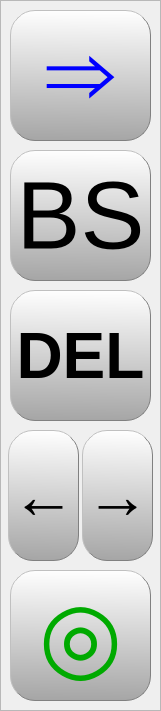
  <widget class="QFrame" name="frame">
   <property name="geometry">
    <rect>
     <x>990</x>
     <y>50</y>
     <width>161</width>
     <height>711</height>
    </rect>
   </property>
   <property name="frameShape">
    <enum>QFrame::StyledPanel</enum>
   </property>
   <property name="frameShadow">
    <enum>QFrame::Raised</enum>
   </property>
   <widget class="QPushButton" name="BEnter">
    <property name="geometry">
     <rect>
      <x>10</x>
      <y>570</y>
      <width>141</width>
      <height>131</height>
     </rect>
    </property>
    <property name="palette">
     <palette>
      <active>
       <colorrole role="WindowText">
        <brush brushstyle="SolidPattern">
         <color alpha="255">
          <red>0</red>
          <green>170</green>
          <blue>0</blue>
         </color>
        </brush>
       </colorrole>
       <colorrole role="Button">
        <brush brushstyle="LinearGradientPattern">
         <gradient startx="0.011363600000000" starty="0.000000000000000" endx="0.000000000000000" endy="1.000000000000000" type="LinearGradient" spread="PadSpread" coordinatemode="ObjectBoundingMode">
          <gradientstop position="0.000000000000000">
           <color alpha="255">
            <red>254</red>
            <green>254</green>
            <blue>254</blue>
           </color>
          </gradientstop>
          <gradientstop position="1.000000000000000">
           <color alpha="255">
            <red>165</red>
            <green>165</green>
            <blue>165</blue>
           </color>
          </gradientstop>
         </gradient>
        </brush>
       </colorrole>
       <colorrole role="ButtonText">
        <brush brushstyle="SolidPattern">
         <color alpha="255">
          <red>0</red>
          <green>170</green>
          <blue>0</blue>
         </color>
        </brush>
       </colorrole>
       <colorrole role="Base">
        <brush brushstyle="LinearGradientPattern">
         <gradient startx="0.011363600000000" starty="0.000000000000000" endx="0.000000000000000" endy="1.000000000000000" type="LinearGradient" spread="PadSpread" coordinatemode="ObjectBoundingMode">
          <gradientstop position="0.000000000000000">
           <color alpha="255">
            <red>254</red>
            <green>254</green>
            <blue>254</blue>
           </color>
          </gradientstop>
          <gradientstop position="1.000000000000000">
           <color alpha="255">
            <red>165</red>
            <green>165</green>
            <blue>165</blue>
           </color>
          </gradientstop>
         </gradient>
        </brush>
       </colorrole>
       <colorrole role="Window">
        <brush brushstyle="LinearGradientPattern">
         <gradient startx="0.011363600000000" starty="0.000000000000000" endx="0.000000000000000" endy="1.000000000000000" type="LinearGradient" spread="PadSpread" coordinatemode="ObjectBoundingMode">
          <gradientstop position="0.000000000000000">
           <color alpha="255">
            <red>254</red>
            <green>254</green>
            <blue>254</blue>
           </color>
          </gradientstop>
          <gradientstop position="1.000000000000000">
           <color alpha="255">
            <red>165</red>
            <green>165</green>
            <blue>165</blue>
           </color>
          </gradientstop>
         </gradient>
        </brush>
       </colorrole>
      </active>
      <inactive>
       <colorrole role="WindowText">
        <brush brushstyle="SolidPattern">
         <color alpha="255">
          <red>0</red>
          <green>170</green>
          <blue>0</blue>
         </color>
        </brush>
       </colorrole>
       <colorrole role="Button">
        <brush brushstyle="LinearGradientPattern">
         <gradient startx="0.011363600000000" starty="0.000000000000000" endx="0.000000000000000" endy="1.000000000000000" type="LinearGradient" spread="PadSpread" coordinatemode="ObjectBoundingMode">
          <gradientstop position="0.000000000000000">
           <color alpha="255">
            <red>254</red>
            <green>254</green>
            <blue>254</blue>
           </color>
          </gradientstop>
          <gradientstop position="1.000000000000000">
           <color alpha="255">
            <red>165</red>
            <green>165</green>
            <blue>165</blue>
           </color>
          </gradientstop>
         </gradient>
        </brush>
       </colorrole>
       <colorrole role="ButtonText">
        <brush brushstyle="SolidPattern">
         <color alpha="255">
          <red>0</red>
          <green>170</green>
          <blue>0</blue>
         </color>
        </brush>
       </colorrole>
       <colorrole role="Base">
        <brush brushstyle="LinearGradientPattern">
         <gradient startx="0.011363600000000" starty="0.000000000000000" endx="0.000000000000000" endy="1.000000000000000" type="LinearGradient" spread="PadSpread" coordinatemode="ObjectBoundingMode">
          <gradientstop position="0.000000000000000">
           <color alpha="255">
            <red>254</red>
            <green>254</green>
            <blue>254</blue>
           </color>
          </gradientstop>
          <gradientstop position="1.000000000000000">
           <color alpha="255">
            <red>165</red>
            <green>165</green>
            <blue>165</blue>
           </color>
          </gradientstop>
         </gradient>
        </brush>
       </colorrole>
       <colorrole role="Window">
        <brush brushstyle="LinearGradientPattern">
         <gradient startx="0.011363600000000" starty="0.000000000000000" endx="0.000000000000000" endy="1.000000000000000" type="LinearGradient" spread="PadSpread" coordinatemode="ObjectBoundingMode">
          <gradientstop position="0.000000000000000">
           <color alpha="255">
            <red>254</red>
            <green>254</green>
            <blue>254</blue>
           </color>
          </gradientstop>
          <gradientstop position="1.000000000000000">
           <color alpha="255">
            <red>165</red>
            <green>165</green>
            <blue>165</blue>
           </color>
          </gradientstop>
         </gradient>
        </brush>
       </colorrole>
      </inactive>
      <disabled>
       <colorrole role="WindowText">
        <brush brushstyle="SolidPattern">
         <color alpha="255">
          <red>120</red>
          <green>120</green>
          <blue>120</blue>
         </color>
        </brush>
       </colorrole>
       <colorrole role="Button">
        <brush brushstyle="LinearGradientPattern">
         <gradient startx="0.011363600000000" starty="0.000000000000000" endx="0.000000000000000" endy="1.000000000000000" type="LinearGradient" spread="PadSpread" coordinatemode="ObjectBoundingMode">
          <gradientstop position="0.000000000000000">
           <color alpha="255">
            <red>254</red>
            <green>254</green>
            <blue>254</blue>
           </color>
          </gradientstop>
          <gradientstop position="1.000000000000000">
           <color alpha="255">
            <red>165</red>
            <green>165</green>
            <blue>165</blue>
           </color>
          </gradientstop>
         </gradient>
        </brush>
       </colorrole>
       <colorrole role="ButtonText">
        <brush brushstyle="SolidPattern">
         <color alpha="255">
          <red>120</red>
          <green>120</green>
          <blue>120</blue>
         </color>
        </brush>
       </colorrole>
       <colorrole role="Base">
        <brush brushstyle="LinearGradientPattern">
         <gradient startx="0.011363600000000" starty="0.000000000000000" endx="0.000000000000000" endy="1.000000000000000" type="LinearGradient" spread="PadSpread" coordinatemode="ObjectBoundingMode">
          <gradientstop position="0.000000000000000">
           <color alpha="255">
            <red>254</red>
            <green>254</green>
            <blue>254</blue>
           </color>
          </gradientstop>
          <gradientstop position="1.000000000000000">
           <color alpha="255">
            <red>165</red>
            <green>165</green>
            <blue>165</blue>
           </color>
          </gradientstop>
         </gradient>
        </brush>
       </colorrole>
       <colorrole role="Window">
        <brush brushstyle="LinearGradientPattern">
         <gradient startx="0.011363600000000" starty="0.000000000000000" endx="0.000000000000000" endy="1.000000000000000" type="LinearGradient" spread="PadSpread" coordinatemode="ObjectBoundingMode">
          <gradientstop position="0.000000000000000">
           <color alpha="255">
            <red>254</red>
            <green>254</green>
            <blue>254</blue>
           </color>
          </gradientstop>
          <gradientstop position="1.000000000000000">
           <color alpha="255">
            <red>165</red>
            <green>165</green>
            <blue>165</blue>
           </color>
          </gradientstop>
         </gradient>
        </brush>
       </colorrole>
      </disabled>
     </palette>
    </property>
    <property name="font">
     <font>
      <family>MS UI Gothic</family>
      <pointsize>72</pointsize>
     </font>
    </property>
    <property name="styleSheet">
     <string notr="true">QPushButton {
	border-style: outset;
	border-width: 1px;
	border-radius: 25px;
	border-color: gray;
	background-color: qlineargradient(spread:pad, x1:0.0113636, y1:0, x2:0, y2:1, stop:0 rgba(254, 254, 254, 255), stop:1 rgba(165, 165, 165, 255));
}
QPushButton:pressed { 	
	background-color: qlineargradient(spread:pad, x1:0, y1:1, x2:0, y2:0, stop:0 rgba(225, 225, 225, 255), stop:1 rgba(141, 141, 141, 255));
}</string>
    </property>
    <property name="text">
     <string>◎</string>
    </property>
    <property name="checkable">
     <bool>false</bool>
    </property>
    <property name="autoDefault">
     <bool>false</bool>
    </property>
    <property name="default">
     <bool>false</bool>
    </property>
    <property name="flat">
     <bool>false</bool>
    </property>
   </widget>
   <widget class="QPushButton" name="BNext">
    <property name="geometry">
     <rect>
      <x>10</x>
      <y>10</y>
      <width>141</width>
      <height>131</height>
     </rect>
    </property>
    <property name="palette">
     <palette>
      <active>
       <colorrole role="Button">
        <brush brushstyle="LinearGradientPattern">
         <gradient startx="0.011363600000000" starty="0.000000000000000" endx="0.000000000000000" endy="1.000000000000000" type="LinearGradient" spread="PadSpread" coordinatemode="ObjectBoundingMode">
          <gradientstop position="0.000000000000000">
           <color alpha="255">
            <red>254</red>
            <green>254</green>
            <blue>254</blue>
           </color>
          </gradientstop>
          <gradientstop position="1.000000000000000">
           <color alpha="255">
            <red>165</red>
            <green>165</green>
            <blue>165</blue>
           </color>
          </gradientstop>
         </gradient>
        </brush>
       </colorrole>
       <colorrole role="ButtonText">
        <brush brushstyle="SolidPattern">
         <color alpha="255">
          <red>0</red>
          <green>0</green>
          <blue>255</blue>
         </color>
        </brush>
       </colorrole>
       <colorrole role="Base">
        <brush brushstyle="LinearGradientPattern">
         <gradient startx="0.011363600000000" starty="0.000000000000000" endx="0.000000000000000" endy="1.000000000000000" type="LinearGradient" spread="PadSpread" coordinatemode="ObjectBoundingMode">
          <gradientstop position="0.000000000000000">
           <color alpha="255">
            <red>254</red>
            <green>254</green>
            <blue>254</blue>
           </color>
          </gradientstop>
          <gradientstop position="1.000000000000000">
           <color alpha="255">
            <red>165</red>
            <green>165</green>
            <blue>165</blue>
           </color>
          </gradientstop>
         </gradient>
        </brush>
       </colorrole>
       <colorrole role="Window">
        <brush brushstyle="LinearGradientPattern">
         <gradient startx="0.011363600000000" starty="0.000000000000000" endx="0.000000000000000" endy="1.000000000000000" type="LinearGradient" spread="PadSpread" coordinatemode="ObjectBoundingMode">
          <gradientstop position="0.000000000000000">
           <color alpha="255">
            <red>254</red>
            <green>254</green>
            <blue>254</blue>
           </color>
          </gradientstop>
          <gradientstop position="1.000000000000000">
           <color alpha="255">
            <red>165</red>
            <green>165</green>
            <blue>165</blue>
           </color>
          </gradientstop>
         </gradient>
        </brush>
       </colorrole>
      </active>
      <inactive>
       <colorrole role="Button">
        <brush brushstyle="LinearGradientPattern">
         <gradient startx="0.011363600000000" starty="0.000000000000000" endx="0.000000000000000" endy="1.000000000000000" type="LinearGradient" spread="PadSpread" coordinatemode="ObjectBoundingMode">
          <gradientstop position="0.000000000000000">
           <color alpha="255">
            <red>254</red>
            <green>254</green>
            <blue>254</blue>
           </color>
          </gradientstop>
          <gradientstop position="1.000000000000000">
           <color alpha="255">
            <red>165</red>
            <green>165</green>
            <blue>165</blue>
           </color>
          </gradientstop>
         </gradient>
        </brush>
       </colorrole>
       <colorrole role="ButtonText">
        <brush brushstyle="SolidPattern">
         <color alpha="255">
          <red>0</red>
          <green>0</green>
          <blue>255</blue>
         </color>
        </brush>
       </colorrole>
       <colorrole role="Base">
        <brush brushstyle="LinearGradientPattern">
         <gradient startx="0.011363600000000" starty="0.000000000000000" endx="0.000000000000000" endy="1.000000000000000" type="LinearGradient" spread="PadSpread" coordinatemode="ObjectBoundingMode">
          <gradientstop position="0.000000000000000">
           <color alpha="255">
            <red>254</red>
            <green>254</green>
            <blue>254</blue>
           </color>
          </gradientstop>
          <gradientstop position="1.000000000000000">
           <color alpha="255">
            <red>165</red>
            <green>165</green>
            <blue>165</blue>
           </color>
          </gradientstop>
         </gradient>
        </brush>
       </colorrole>
       <colorrole role="Window">
        <brush brushstyle="LinearGradientPattern">
         <gradient startx="0.011363600000000" starty="0.000000000000000" endx="0.000000000000000" endy="1.000000000000000" type="LinearGradient" spread="PadSpread" coordinatemode="ObjectBoundingMode">
          <gradientstop position="0.000000000000000">
           <color alpha="255">
            <red>254</red>
            <green>254</green>
            <blue>254</blue>
           </color>
          </gradientstop>
          <gradientstop position="1.000000000000000">
           <color alpha="255">
            <red>165</red>
            <green>165</green>
            <blue>165</blue>
           </color>
          </gradientstop>
         </gradient>
        </brush>
       </colorrole>
      </inactive>
      <disabled>
       <colorrole role="Button">
        <brush brushstyle="LinearGradientPattern">
         <gradient startx="0.011363600000000" starty="0.000000000000000" endx="0.000000000000000" endy="1.000000000000000" type="LinearGradient" spread="PadSpread" coordinatemode="ObjectBoundingMode">
          <gradientstop position="0.000000000000000">
           <color alpha="255">
            <red>254</red>
            <green>254</green>
            <blue>254</blue>
           </color>
          </gradientstop>
          <gradientstop position="1.000000000000000">
           <color alpha="255">
            <red>165</red>
            <green>165</green>
            <blue>165</blue>
           </color>
          </gradientstop>
         </gradient>
        </brush>
       </colorrole>
       <colorrole role="ButtonText">
        <brush brushstyle="SolidPattern">
         <color alpha="255">
          <red>120</red>
          <green>120</green>
          <blue>120</blue>
         </color>
        </brush>
       </colorrole>
       <colorrole role="Base">
        <brush brushstyle="LinearGradientPattern">
         <gradient startx="0.011363600000000" starty="0.000000000000000" endx="0.000000000000000" endy="1.000000000000000" type="LinearGradient" spread="PadSpread" coordinatemode="ObjectBoundingMode">
          <gradientstop position="0.000000000000000">
           <color alpha="255">
            <red>254</red>
            <green>254</green>
            <blue>254</blue>
           </color>
          </gradientstop>
          <gradientstop position="1.000000000000000">
           <color alpha="255">
            <red>165</red>
            <green>165</green>
            <blue>165</blue>
           </color>
          </gradientstop>
         </gradient>
        </brush>
       </colorrole>
       <colorrole role="Window">
        <brush brushstyle="LinearGradientPattern">
         <gradient startx="0.011363600000000" starty="0.000000000000000" endx="0.000000000000000" endy="1.000000000000000" type="LinearGradient" spread="PadSpread" coordinatemode="ObjectBoundingMode">
          <gradientstop position="0.000000000000000">
           <color alpha="255">
            <red>254</red>
            <green>254</green>
            <blue>254</blue>
           </color>
          </gradientstop>
          <gradientstop position="1.000000000000000">
           <color alpha="255">
            <red>165</red>
            <green>165</green>
            <blue>165</blue>
           </color>
          </gradientstop>
         </gradient>
        </brush>
       </colorrole>
      </disabled>
     </palette>
    </property>
    <property name="font">
     <font>
      <family>MS UI Gothic</family>
      <pointsize>72</pointsize>
     </font>
    </property>
    <property name="styleSheet">
     <string notr="true">QPushButton {
	border-style: outset;
	border-width: 1px;
	border-radius: 25px;
	border-color: gray;
	background-color: qlineargradient(spread:pad, x1:0.0113636, y1:0, x2:0, y2:1, stop:0 rgba(254, 254, 254, 255), stop:1 rgba(165, 165, 165, 255));
}
QPushButton:pressed { 	
	background-color: qlineargradient(spread:pad, x1:0, y1:1, x2:0, y2:0, stop:0 rgba(225, 225, 225, 255), stop:1 rgba(141, 141, 141, 255));
}</string>
    </property>
    <property name="text">
     <string>⇒</string>
    </property>
    <property name="checkable">
     <bool>false</bool>
    </property>
    <property name="autoDefault">
     <bool>false</bool>
    </property>
    <property name="default">
     <bool>false</bool>
    </property>
    <property name="flat">
     <bool>false</bool>
    </property>
   </widget>
   <widget class="QPushButton" name="BDel">
    <property name="geometry">
     <rect>
      <x>10</x>
      <y>290</y>
      <width>141</width>
      <height>131</height>
     </rect>
    </property>
    <property name="font">
     <font>
      <family>MS UI Gothic</family>
      <pointsize>48</pointsize>
      <weight>75</weight>
      <bold>true</bold>
     </font>
    </property>
    <property name="styleSheet">
     <string notr="true">QPushButton {
	border-style: outset;
	border-width: 1px;
	border-radius: 25px;
	border-color: gray;
	background-color: qlineargradient(spread:pad, x1:0.0113636, y1:0, x2:0, y2:1, stop:0 rgba(254, 254, 254, 255), stop:1 rgba(165, 165, 165, 255));
}
QPushButton:pressed { 	
	background-color: qlineargradient(spread:pad, x1:0, y1:1, x2:0, y2:0, stop:0 rgba(225, 225, 225, 255), stop:1 rgba(141, 141, 141, 255));
}</string>
    </property>
    <property name="text">
     <string>DEL</string>
    </property>
    <property name="checkable">
     <bool>false</bool>
    </property>
    <property name="autoDefault">
     <bool>false</bool>
    </property>
    <property name="default">
     <bool>false</bool>
    </property>
    <property name="flat">
     <bool>false</bool>
    </property>
   </widget>
   <widget class="QPushButton" name="BBS">
    <property name="geometry">
     <rect>
      <x>10</x>
      <y>150</y>
      <width>141</width>
      <height>131</height>
     </rect>
    </property>
    <property name="font">
     <font>
      <family>MS UI Gothic</family>
      <pointsize>72</pointsize>
     </font>
    </property>
    <property name="styleSheet">
     <string notr="true">QPushButton {
	border-style: outset;
	border-width: 1px;
	border-radius: 25px;
	border-color: gray;
	background-color: qlineargradient(spread:pad, x1:0.0113636, y1:0, x2:0, y2:1, stop:0 rgba(254, 254, 254, 255), stop:1 rgba(165, 165, 165, 255));
}
QPushButton:pressed { 	
	background-color: qlineargradient(spread:pad, x1:0, y1:1, x2:0, y2:0, stop:0 rgba(225, 225, 225, 255), stop:1 rgba(141, 141, 141, 255));
}</string>
    </property>
    <property name="text">
     <string>BS</string>
    </property>
    <property name="checkable">
     <bool>false</bool>
    </property>
    <property name="autoDefault">
     <bool>false</bool>
    </property>
    <property name="default">
     <bool>false</bool>
    </property>
    <property name="flat">
     <bool>false</bool>
    </property>
   </widget>
   <widget class="QPushButton" name="BLeft">
    <property name="geometry">
     <rect>
      <x>8</x>
      <y>430</y>
      <width>71</width>
      <height>131</height>
     </rect>
    </property>
    <property name="font">
     <font>
      <family>MS UI Gothic</family>
      <pointsize>48</pointsize>
      <weight>75</weight>
      <bold>true</bold>
     </font>
    </property>
    <property name="styleSheet">
     <string notr="true">QPushButton {
	border-style: outset;
	border-width: 1px;
	border-radius: 25px;
	border-color: gray;
	background-color: qlineargradient(spread:pad, x1:0.0113636, y1:0, x2:0, y2:1, stop:0 rgba(254, 254, 254, 255), stop:1 rgba(165, 165, 165, 255));
}
QPushButton:pressed { 	
	background-color: qlineargradient(spread:pad, x1:0, y1:1, x2:0, y2:0, stop:0 rgba(225, 225, 225, 255), stop:1 rgba(141, 141, 141, 255));
}</string>
    </property>
    <property name="text">
     <string>←</string>
    </property>
    <property name="checkable">
     <bool>false</bool>
    </property>
    <property name="autoDefault">
     <bool>false</bool>
    </property>
    <property name="default">
     <bool>false</bool>
    </property>
    <property name="flat">
     <bool>false</bool>
    </property>
   </widget>
   <widget class="QPushButton" name="BRight">
    <property name="geometry">
     <rect>
      <x>82</x>
      <y>430</y>
      <width>71</width>
      <height>131</height>
     </rect>
    </property>
    <property name="font">
     <font>
      <family>MS UI Gothic</family>
      <pointsize>48</pointsize>
      <weight>75</weight>
      <bold>true</bold>
     </font>
    </property>
    <property name="styleSheet">
     <string notr="true">QPushButton {
	border-style: outset;
	border-width: 1px;
	border-radius: 25px;
	border-color: gray;
	background-color: qlineargradient(spread:pad, x1:0.0113636, y1:0, x2:0, y2:1, stop:0 rgba(254, 254, 254, 255), stop:1 rgba(165, 165, 165, 255));
}
QPushButton:pressed { 	
	background-color: qlineargradient(spread:pad, x1:0, y1:1, x2:0, y2:0, stop:0 rgba(225, 225, 225, 255), stop:1 rgba(141, 141, 141, 255));
}</string>
    </property>
    <property name="text">
     <string>→</string>
    </property>
    <property name="checkable">
     <bool>false</bool>
    </property>
    <property name="autoDefault">
     <bool>false</bool>
    </property>
    <property name="default">
     <bool>false</bool>
    </property>
    <property name="flat">
     <bool>false</bool>
    </property>
   </widget>
  </widget>
